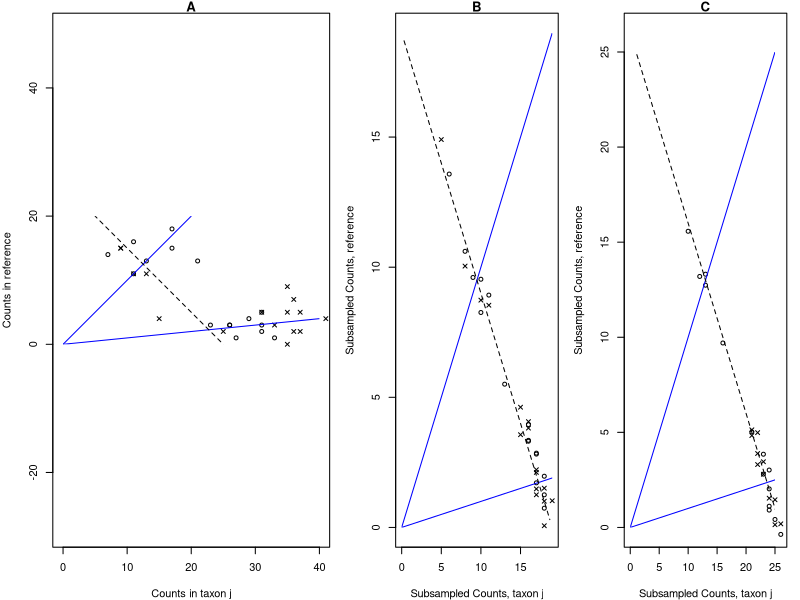

The R source for this figure:

#This script is used for producing figure 2 in section 3 (explains why dropping samples based on 
#observed number of counts in subvector is wrong)
#See manuscript for description of graph


pdf(file = paste0('../../Results/NO_FILTER_GRAPH.pdf'),width = 7,height = 2)
#par(mar = c(2,2,1,1))
par(mar = c(4,4,1,1))
layout(matrix(c(1,1,1,2, 2,3,3), nrow = 1, ncol = 7, byrow = TRUE))
cex_param = 0.8
n_X = n_Y = 16
rate_X = 20
rate_Y = 30
set.seed(1)
pj = sample(x = c(0.9,0.5), size = n_X, replace = T) #sample the overdispersion pattern
qj = sample(x = c(0.9,0.5), size = n_Y, replace = T)
N_X = rpois(n_X,lambda = rate_X + 1*rate_X*(pj>0.5)) # sample subvector depths
N_Y = rpois(n_X,lambda = rate_Y)

X_j = rbinom(n_X,size = N_X,prob = pj)  #sample counts in subvectors
Y_j = rbinom(n_Y,size = N_Y,prob = qj)


X_r = N_X - X_j
Y_r = N_Y - Y_j

AXIS_LIMIT = max(max(c(X_j,Y_j)),max(c(X_r,Y_r)))

#PLOT1 - counts in vectors - prior to subsampling
plot(Y_j,Y_r,pch=1,col = 'black',xlim = c(0,40),ylim = c(0,20),main = 'A',xlab = "Counts in taxon j",ylab = "Counts in reference",asp = 1 ,cex = cex_param)
points(X_j,X_r,pch=4,col = 'black' ,cex = cex_param)
clip(0,40, 0, 20)
abline(0,1,col = 'blue',lwd = 1)
abline(0,0.1,col = 'blue',lwd = 1)
FILTER_FROM = 25
abline(FILTER_FROM,-1,col = 'black',lwd = 1,lty = 2)

#PLOT2 - counts in vector after subsampling, without filtration
lambda_rar = min(N_X,N_Y)
X_tilde_j = rhyper(n_X,m = X_j,n = X_r,k = lambda_rar)
Y_tilde_j = rhyper(n_Y,m = Y_j,n = Y_r,k = lambda_rar)
X_tilde_r = lambda_rar - X_tilde_j
Y_tilde_r = lambda_rar - Y_tilde_j


plot(jitter(Y_tilde_j,0),jitter(Y_tilde_r,6),pch=1,col = 'black',xlim = c(0,lambda_rar),ylim = c(0,lambda_rar),main = 'B',xlab = "Subsampled Counts, taxon j",ylab = "Subsampled Counts, reference" ,cex = cex_param)
points(jitter(X_tilde_j,0),jitter(X_tilde_r,6),pch=4,col = 'black' ,cex = cex_param)
clip(0,lambda_rar, 0, lambda_rar)
abline(0,1,col = 'blue',lwd = 1)
abline(0,0.1,col = 'blue',lwd = 1)
arrows(0+0.3,lambda_rar-0.3,x1 = lambda_rar-0.3,y1 = 0.3,col = 'black',lty = 2,lwd = 1,code = 0)


#PLOT3 - counts in vector after subsampling, with filtration

X_j_filtered = X_j[(X_j + X_r)>=FILTER_FROM]
X_r_filtered = X_r[(X_j + X_r)>=FILTER_FROM]
Y_j_filtered = Y_j[(Y_j + Y_r)>=FILTER_FROM]
Y_r_filtered = Y_r[(Y_j + Y_r)>=FILTER_FROM]

lambda_rar_filtered = min(c(X_j_filtered+X_r_filtered,Y_j_filtered+Y_r_filtered))
X_tilde_j_filtered = rhyper(length(X_j_filtered),m = X_j_filtered, n = X_r_filtered, k = lambda_rar_filtered)
Y_tilde_j_filtered = rhyper(length(Y_j_filtered),m = Y_j_filtered, n = Y_r_filtered, k = lambda_rar_filtered)
X_tilde_r_filtered = lambda_rar_filtered - X_tilde_j_filtered
Y_tilde_r_filtered = lambda_rar_filtered - Y_tilde_j_filtered


plot(jitter(Y_tilde_j_filtered,0),jitter(Y_tilde_r_filtered,6),pch=1,col = 'black',xlim = c(0,lambda_rar_filtered),ylim = c(0,lambda_rar_filtered),main = 'C',xlab = "Subsampled Counts, taxon j",ylab = "Subsampled Counts, reference" ,cex = cex_param)
points(jitter(X_tilde_j_filtered,0),jitter(X_tilde_r_filtered,6),pch=4,col = 'black' ,cex = cex_param)
clip(0,25, 0, 25)


abline(0,1,col = 'blue',lwd = 1)
abline(0,0.1,col = 'blue',lwd = 1)
arrows(0+0.3,lambda_rar_filtered-0.3,x1 = lambda_rar_filtered-0.3,y1 = 0.3,col = 'black',lty = 2,lwd = 1,code = 0)


dev.off()
par(mfrow=c(1,1))